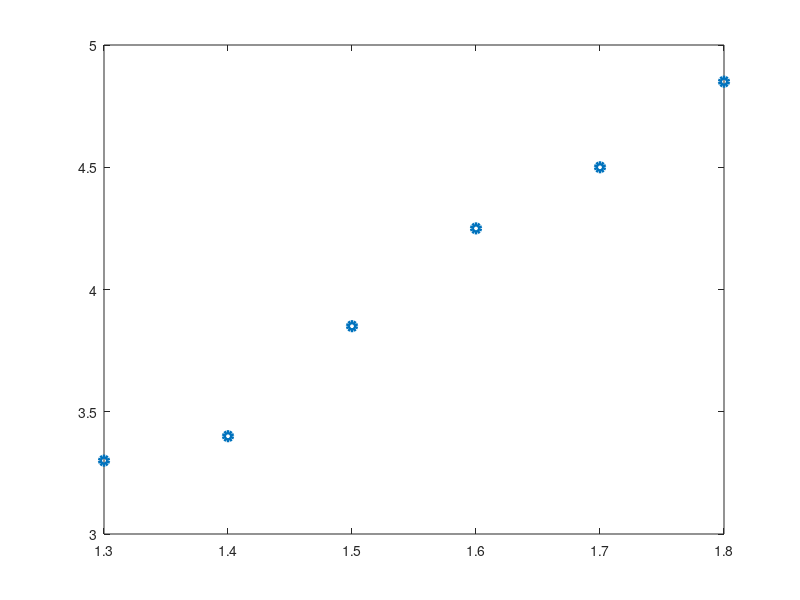

The MATLAB script that drew this image: (Note: this script raises an error after producing the figure.)
x=[1.3 1.4 1.5 1.6 1.7 1.8];
y=[3.3 3.4 3.85 4.25 4.50 4.85];
xy=[x;y];
plot(x,y,'o','LineWidth',3);

a0=[0;0;0;0];
 
[a,err]=datafit(J,xy,a0);   %不正确的函数引用 

t=1.3:0.01:1.8;
poly=a(1)+a(2)*t+a(3)*t.^2+a(4)*t.^3;
plot(t,poly,'r');
xgrid
disp(t(41), poly(41))

function [fun]=J(a, xy)
fun=xy(2)-a(1)-a(2)*xy(1)-a(3)*xy(1)^2-a(4)*xy(1)^3;
end



